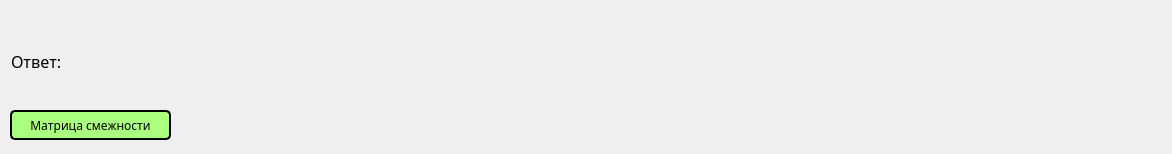
<?xml version="1.0" encoding="UTF-8"?>
<ui version="4.0">
 <class>solution</class>
 <widget class="QDialog" name="solution">
  <property name="geometry">
   <rect>
    <x>0</x>
    <y>0</y>
    <width>1172</width>
    <height>154</height>
   </rect>
  </property>
  <property name="sizePolicy">
   <sizepolicy hsizetype="Minimum" vsizetype="Minimum">
    <horstretch>0</horstretch>
    <verstretch>0</verstretch>
   </sizepolicy>
  </property>
  <property name="windowTitle">
   <string>Ответ</string>
  </property>
  <property name="windowIcon">
   <iconset resource="images.qrc">
    <normaloff>:/logo.png</normaloff>:/logo.png</iconset>
  </property>
  <widget class="QLabel" name="answerLable">
   <property name="geometry">
    <rect>
     <x>11</x>
     <y>11</y>
     <width>1141</width>
     <height>101</height>
    </rect>
   </property>
   <property name="sizePolicy">
    <sizepolicy hsizetype="Maximum" vsizetype="Minimum">
     <horstretch>1</horstretch>
     <verstretch>0</verstretch>
    </sizepolicy>
   </property>
   <property name="maximumSize">
    <size>
     <width>100000</width>
     <height>1000000</height>
    </size>
   </property>
   <property name="font">
    <font>
     <family>Cascadia Mono</family>
     <pointsize>12</pointsize>
    </font>
   </property>
   <property name="text">
    <string>Ответ:</string>
   </property>
   <property name="alignment">
    <set>Qt::AlignLeading|Qt::AlignLeft|Qt::AlignVCenter</set>
   </property>
  </widget>
  <widget class="QPushButton" name="matrixbtn">
   <property name="geometry">
    <rect>
     <x>10</x>
     <y>110</y>
     <width>161</width>
     <height>30</height>
    </rect>
   </property>
   <property name="minimumSize">
    <size>
     <width>0</width>
     <height>30</height>
    </size>
   </property>
   <property name="font">
    <font>
     <family>Cascadia Mono</family>
    </font>
   </property>
   <property name="styleSheet">
    <string notr="true">QPushButton:pressed {
    background-color: qlineargradient(spread:pad, x1:0, y1:0, x2:0, y2:1,   stop:0 rgba(60, 186, 162, 255), stop:1 rgba(98, 211, 162, 255))
}
QPushButton {
	 background-color: rgb(170, 255, 127);
     border: 2px solid black;
     border-radius: 5px;
}</string>
   </property>
   <property name="text">
    <string>Матрица смежности</string>
   </property>
   <property name="checkable">
    <bool>false</bool>
   </property>
   <property name="autoExclusive">
    <bool>true</bool>
   </property>
   <property name="default">
    <bool>false</bool>
   </property>
   <property name="flat">
    <bool>false</bool>
   </property>
  </widget>
 </widget>
 <resources>
  <include location="images.qrc"/>
 </resources>
 <connections/>
</ui>
